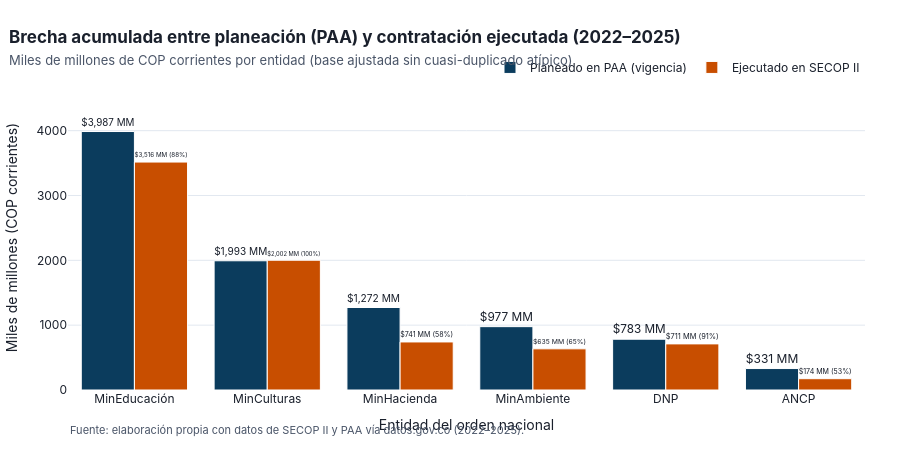

The notebook cell saved with this chart:
### Markdown cell above
## 4. Indicadores Económicos de Ejecución, Modalidades, Proveedores y UNSPSC
Con las bases depuradas y homologadas al 99,8%+, calculamos e interpretamos los cuatro indicadores centrales para identificar en qué entidades, modalidades, contratistas y segmentos UNSPSC se concentra la desviación.

### 4.1 Magnitud global y trayectoria anual de ejecución frente al PAA

### Code cell
df_resumen = tablas_ind["resumen_anual"]
fig_paa_ejec = graficar_planeado_vs_ejecutado_entidad(df_resumen, usar_base_ajustada=True)
fig_paa_ejec

### Figure 1 — Plotly figure (JSON) as saved in the notebook; plotly's stock layout.template omitted (floating-point values rounded to 4 significant figures)
{"data": [{"hovertemplate": "<b>%{x}</b><br>Planeado PAA: $%{y:,.2f} mil millones<extra></extra>", "marker": {"color": "#0B3C5D", "line": {"color": "white", "width": 1}}, "name": "Planeado en PAA (vigencia)", "text": ["$3,987 MM", "$1,993 MM", "$1,272 MM", "$977 MM", "$783 MM", "$331 MM"], "textposition": "outside", "type": "bar", "x": ["MinEducación", "MinCulturas", "MinHacienda", "MinAmbiente", "DNP", "ANCP"], "y": [3987.0, 1993.0, 1272.0, 977.1, 783.2, 331.0]}, {"hovertemplate": "<b>%{x}</b><br>Ejecutado SECOP II: $%{y:,.2f} mil millones<extra></extra>", "marker": {"color": "#C84E00", "line": {"color": "white", "width": 1}}, "name": "Ejecutado en SECOP II", "text": ["$3,516 MM (88%)", "$2,002 MM (100%)", "$741 MM (58%)", "$635 MM (65%)", "$711 MM (91%)", "$174 MM (53%)"], "textposition": "outside", "type": "bar", "x": ["MinEducación", "MinCulturas", "MinHacienda", "MinAmbiente", "DNP", "ANCP"], "y": [3516.0, 2002.0, 741.3, 635.1, 711.4, 174.3]}], "layout": {"annotations": [{"font": {"color": "#4A5568", "size": 11}, "showarrow": false, "text": "Fuente: elaboración propia con datos de SECOP II y PAA vía datos.gov.co (2022–2025).", "x": 0.0, "xanchor": "left", "xref": "paper", "y": -0.16, "yref": "paper"}], "barmode": "group", "font": {"color": "#1A202C", "family": "Inter, Arial, sans-serif", "size": 12}, "height": 470, "hoverlabel": {"bgcolor": "white", "font": {"family": "Inter, Arial, sans-serif", "size": 12}}, "legend": {"font": {"size": 12}, "orientation": "h", "x": 1.0, "xanchor": "right", "y": 1.01, "yanchor": "bottom"}, "margin": {"b": 80, "l": 60, "r": 35, "t": 85}, "paper_bgcolor": "white", "plot_bgcolor": "white", "title": {"font": {"color": "#1A202C", "size": 17}, "text": "<b>Brecha acumulada entre planeación (PAA) y contratación ejecutada (2022–2025)</b><br><span style='font-size:13px;color:#4A5568'>Miles de millones de COP corrientes por entidad (base ajustada sin cuasi-duplicado atípico)</span>", "x": 0.01, "xanchor": "left"}, "xaxis": {"title": {"text": "Entidad del orden nacional"}}, "yaxis": {"gridcolor": "#E2E8F0", "range": [0, 4705.0], "title": {"text": "Miles de millones (COP corrientes)"}}}}
